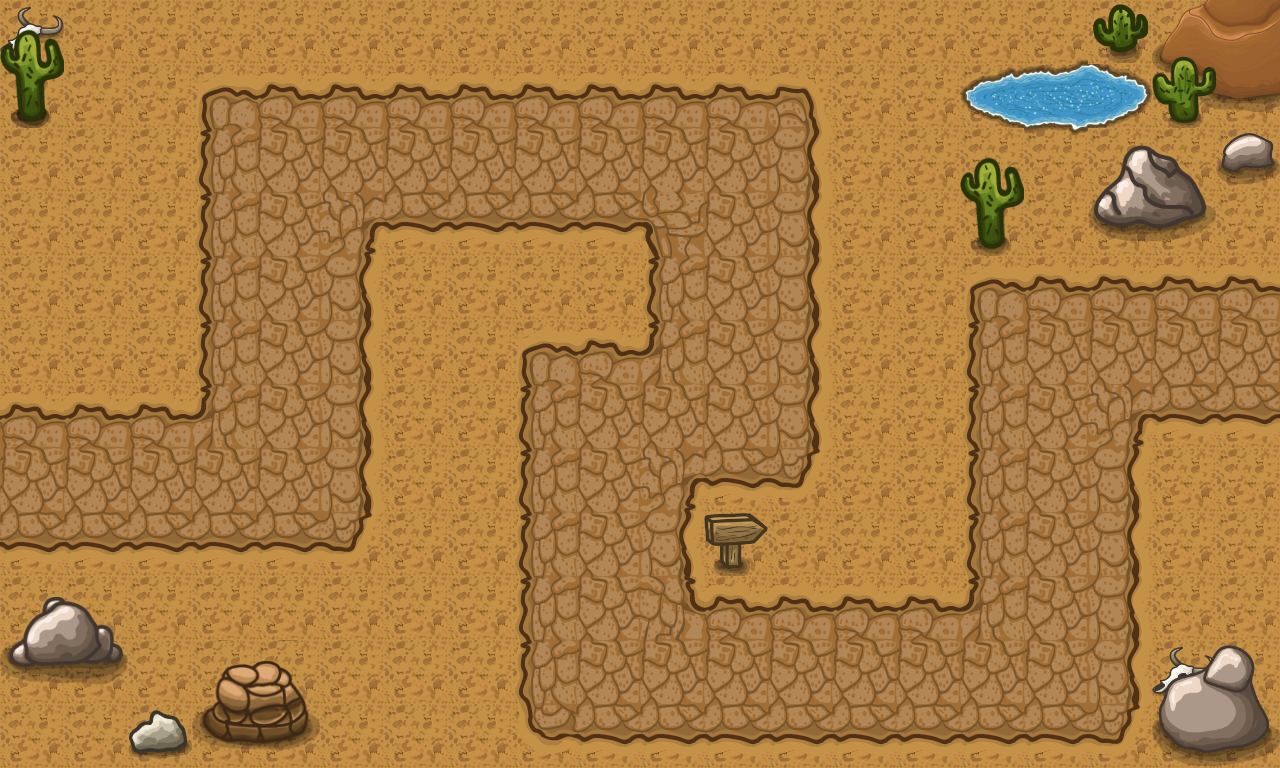

Tiled map render using the project's own tile images. Description and the whole map definition, tile-layer contents included, below:
An orthogonal 20x12 tile map with 64x64 px tiles, 5 tile layers (Dirt, Pathing, Details 1, Details 2, ...) and 1 object.

<map version="1.10" tiledversion="1.10.1" orientation="orthogonal" renderorder="right-down" width="20" height="12" tilewidth="64" tileheight="64" infinite="0" nextlayerid="7" nextobjectid="3">
 <tileset firstgid="1" source="tileset.tsx" />
 <layer id="1" name="Dirt" width="20" height="12">
  <data encoding="csv">
16,16,16,16,16,16,16,16,16,16,16,16,16,16,16,16,16,16,16,16,
16,16,16,16,16,16,16,16,16,16,16,16,16,16,16,16,16,16,16,16,
16,16,16,16,16,16,16,16,16,16,16,16,16,16,16,16,16,16,16,16,
16,16,16,16,16,16,16,16,16,16,16,16,16,16,16,16,16,16,16,16,
16,16,16,16,16,16,16,16,16,16,16,16,16,16,16,16,16,16,16,16,
16,16,16,16,16,16,16,16,16,16,16,16,16,16,16,16,16,16,16,16,
16,16,16,16,16,16,16,16,16,16,16,16,16,16,16,16,16,16,16,16,
16,16,16,16,16,16,16,16,16,16,16,16,16,16,16,16,16,16,16,16,
16,16,16,16,16,16,16,16,16,16,16,16,16,16,16,16,16,16,16,16,
16,16,16,16,16,16,16,16,16,16,16,16,16,16,16,16,16,16,16,16,
16,16,16,16,16,16,16,16,16,16,16,16,16,16,16,16,16,16,16,16,
16,16,16,16,16,16,16,16,16,16,16,16,16,16,16,16,16,16,16,16
</data>
 </layer>
 <layer id="2" name="Pathing" width="20" height="12">
  <data encoding="csv">
0,0,0,0,0,0,0,0,0,0,0,0,0,0,0,0,0,0,0,0,
0,0,0,4,5,5,5,5,5,5,5,5,6,0,0,0,0,0,0,0,
0,0,0,18,19,19,19,19,19,19,19,19,20,0,0,0,0,0,0,0,
0,0,0,18,19,22,33,33,33,33,21,19,20,0,0,0,0,0,0,0,
0,0,0,18,19,20,0,0,0,0,18,19,20,0,0,4,5,5,5,5,
0,0,0,18,19,20,0,0,4,5,7,19,20,0,0,18,19,19,19,19,
5,5,5,7,19,20,0,0,18,19,19,19,20,0,0,18,19,22,33,33,
19,19,19,19,19,20,0,0,18,19,22,33,34,0,0,18,19,20,0,0,
33,33,33,33,33,34,0,0,18,19,20,0,0,0,0,18,19,20,0,0,
0,0,0,0,0,0,0,0,18,19,8,5,5,5,5,7,19,20,0,0,
0,0,0,0,0,0,0,0,18,19,19,19,19,19,19,19,19,20,0,0,
0,0,0,0,0,0,0,0,32,33,33,33,33,33,33,33,33,34,0,0
</data>
 </layer>
 <layer id="3" name="Details 1" width="20" height="12">
  <data encoding="csv">
48,0,0,0,0,0,0,0,0,0,0,0,0,0,0,0,0,0,0,0,
71,0,0,0,0,0,0,0,0,0,0,0,0,0,0,0,0,0,0,0,
0,0,0,0,0,0,0,0,0,0,0,0,0,0,0,0,0,0,0,0,
0,0,0,0,0,0,0,0,0,0,0,0,0,0,0,0,0,0,0,0,
0,0,0,0,0,0,0,0,0,0,0,0,0,0,0,0,0,0,0,0,
0,0,0,0,0,0,0,0,0,0,0,0,0,0,0,0,0,0,0,0,
0,0,0,0,0,0,0,0,0,0,0,0,0,0,0,0,0,0,0,0,
0,0,0,0,0,0,0,0,0,0,0,0,0,0,0,0,0,0,0,0,
0,0,0,0,0,0,0,0,0,0,0,0,0,0,0,0,0,0,0,0,
0,0,0,0,0,0,0,0,0,0,0,0,0,0,0,0,0,0,0,0,
0,0,0,0,0,0,0,0,0,0,0,0,0,0,0,0,0,0,0,0,
0,0,0,0,0,0,0,0,0,0,0,0,0,0,0,0,0,0,0,0
</data>
 </layer>
 <layer id="4" name="Details 2" width="20" height="12">
  <data encoding="csv">
57,0,0,0,0,0,0,0,0,0,0,0,0,0,0,0,0,0,127,128,
71,0,0,0,0,0,0,0,0,0,0,0,0,0,0,0,0,0,141,142,
0,0,0,0,0,0,0,0,0,0,0,0,0,0,0,0,0,0,0,0,
0,0,0,0,0,0,0,0,0,0,0,0,0,0,0,0,0,0,0,0,
0,0,0,0,0,0,0,0,0,0,0,0,0,0,0,0,0,0,0,0,
0,0,0,0,0,0,0,0,0,0,0,0,0,0,0,0,0,0,0,0,
0,0,0,0,0,0,0,0,0,0,0,0,0,0,0,0,0,0,0,0,
0,0,0,0,0,0,0,0,0,0,0,0,0,0,0,0,0,0,0,0,
0,0,0,0,0,0,0,0,0,0,0,0,0,0,0,0,0,0,0,0,
0,0,0,0,0,0,0,0,0,0,0,0,0,0,0,0,0,0,0,0,
0,0,0,85,86,0,0,0,0,0,0,0,0,0,0,0,0,0,48,0,
0,0,0,99,100,0,0,0,0,0,0,0,0,0,0,0,0,0,0,0
</data>
 </layer>
 <layer id="5" name="Details 3" width="20" height="12">
  <data encoding="csv">
0,0,0,0,0,0,0,0,0,0,0,0,0,0,0,119,120,49,58,0,
0,0,0,0,0,0,0,0,0,0,0,0,0,0,0,133,134,135,72,0,
0,0,0,0,0,0,0,0,0,0,0,0,0,0,0,57,148,87,88,46,
0,0,0,0,0,0,0,0,0,0,0,0,0,0,0,71,0,101,102,0,
0,0,0,0,0,0,0,0,0,0,0,0,0,0,0,0,0,0,0,0,
0,0,0,0,0,0,0,0,0,0,0,0,0,0,0,0,0,0,0,0,
0,0,0,0,0,0,0,0,0,0,0,0,0,0,0,0,0,0,0,0,
0,0,0,0,0,0,0,0,0,0,0,0,0,0,0,0,0,0,0,0,
0,0,0,0,0,0,0,0,0,0,0,47,0,0,0,0,0,0,0,0,
93,94,0,0,0,0,0,0,0,0,0,0,0,0,0,0,0,0,0,0,
107,108,0,0,0,0,0,0,0,0,0,0,0,0,0,0,0,0,89,90,
0,0,43,0,0,0,0,0,0,0,0,0,0,0,0,0,0,0,103,104
</data>
 </layer>
 <objectgroup id="6" name="Object Layer 1">
  <object id="2" x="1" y="0">
   <polyline points="0,0 -93,480 285,482 278,151 738,154 738,417 608,412 609,675 1059,676 1061,346 1386,351" />
  </object>
 </objectgroup>
</map>
